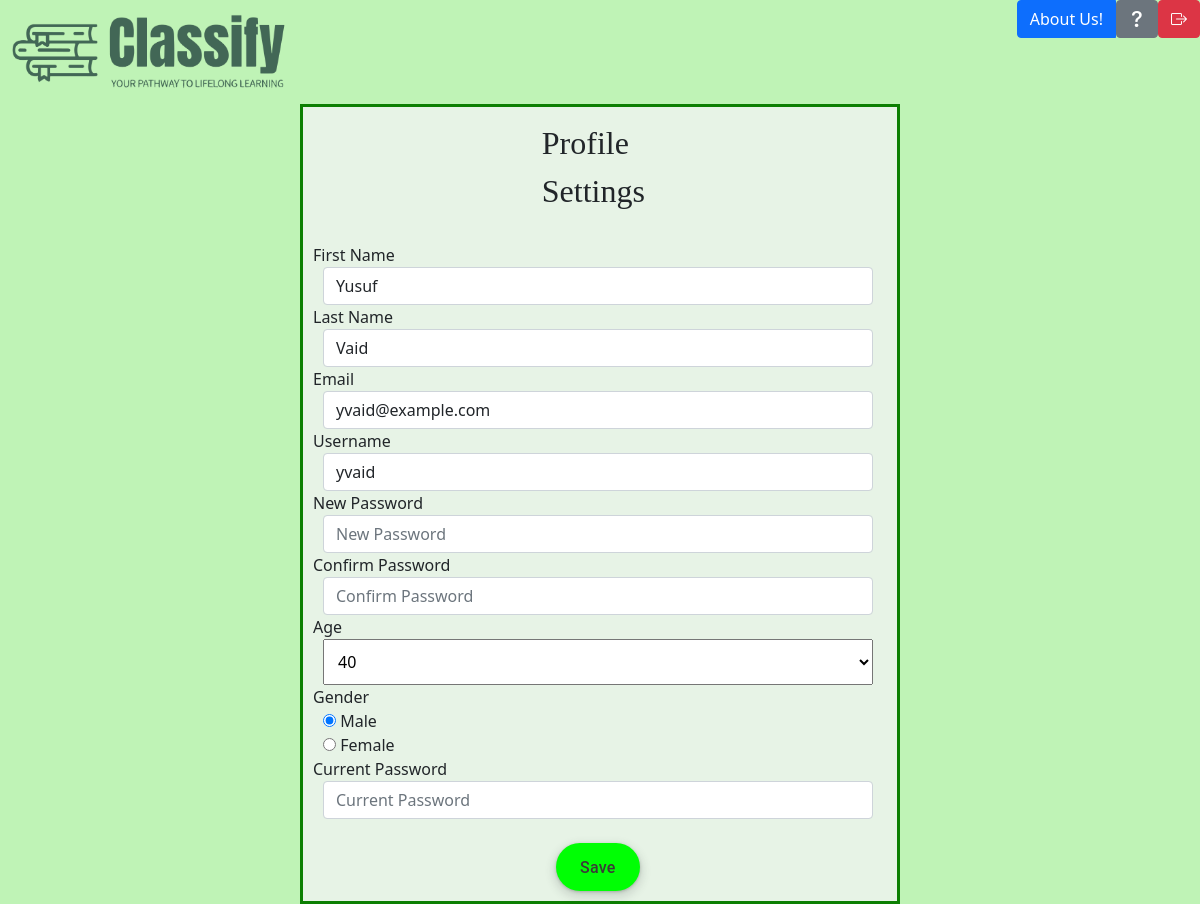
The app's page /student-settings (signed in) with its own data.
### app.py (models this page shows, shortened)
class User(db.Model, UserMixin):
    userID = db.Column(db.Integer, primary_key=True)
    first_name = db.Column(db.String(50), nullable=False)
    last_name = db.Column(db.String(50), nullable=False)
    email = db.Column(db.String(100), unique=True, nullable=False)
    username = db.Column(db.String(50), unique=True, nullable=False)
    password = db.Column(db.String(100), nullable=False)
    age = db.Column(db.Integer, nullable=False)
    gender = db.Column(db.String(10), nullable=False)
    role = db.Column(db.String(20), nullable=False, default='student')
    enrolled_courses = db.relationship('Course', secondary='registration', backref=db.backref('students', lazy='dynamic'))

### app.py (the view)
@app.route('/student-settings')
def studentSettings():
    user_email = session.get('user')
    user = User.query.filter_by(email=user_email).first()
    return render_template('student-settings.html', user=user)

### app.py (called while the page is built)
@login_manager.user_loader
def load_user(user_id):
    return User.query.get(int(user_id))

### templates/student-settings.html (shortened to what this page needs)
<!DOCTYPE html>
<html lang="en">
  <head>
    <link href="https://cdn.jsdelivr.net/npm/bootstrap@5.0.2/dist/css/bootstrap.min.css" rel="stylesheet">
    <link rel="stylesheet" href="https://cdn.jsdelivr.net/npm/bootstrap-icons@1.5.0/font/bootstrap-icons.css">
    <link href="static/css/styles.css" rel="stylesheet" type="text/css"/>
  </head>
  <body>
    <header>
      <a href="/student-home"><img class="logo" src="../static/images/classifylogoside.png"></a>
  <div class="btn-group">
      <a href="/about-us-student" class="btn btn-primary">About Us!</a>
      <a href="/faq-student"><button type="button" class="btn btn-secondary"><i class="bi-question-lg"></i></button></a>
      <a href="/"><button type="button" class="btn btn-danger"><i class="bi bi-box-arrow-right"></i></button></a>
    </div>
    </header>
    <form class="form-horizontal" method="POST" action="/update-student">
      <fieldset>
        <legend>Profile Settings</legend>
        <div class="form-group">
          <label class="col-md-4 control-label" for="first">First Name</label>
          <div class="col-md-4">
            <input id="first" name="first" type="text" placeholder="First Name" class="form-control" required="" value="{{ user.first_name }}">
          </div>
        </div>
        <div class="form-group">
          <label class="col-md-4 control-label" for="last">Last Name</label>
          <div class="col-md-4">
            <input id="last" name="last" type="text" placeholder="Last Name" class="form-control" required="" value="{{ user.last_name }}">
          </div>
        </div>
        <div class="form-group">
          <label class="col-md-4 control-label" for="email">Email</label>
          <div class="col-md-4">
            <input id="email" name="email" type="text" placeholder="Email" class="form-control" required="" value="{{ user.email }}">
          </div>
        </div>
        <div class="form-group">
          <label class="col-md-4 control-label" for="username">Username</label>
          <div class="col-md-4">
            <input id="username" name="username" type="text" placeholder="Username" class="form-control" required="" value="{{ user.username }}">
          </div>
        </div>
        <div class="form-group">
          <label class="col-md-4 control-label" for="new_password">New Password</label>
          <div class="col-md-4">
              <input id="new_password" name="new_password" type="password" placeholder="New Password" class="form-control">
          </div>
        </div>
        <div class="form-group">
          <label class="col-md-4 control-label" for="confirm_password">Confirm Password</label>
          <div class="col-md-4">
              <input id="confirm_password" name="confirm_password" type="password" placeholder="Confirm Password" class="form-control">
          </div>
        </div>
        <div class="form-group">
          <label class="col-md-4 control-label" for="selectbasic">Age</label>
          <div class="col-md-4">
            <select id="selectbasic" name="selectbasic" class="form-control2">
              {% for age in range(1, 101) %}
                <option value="{{ age }}" {% if user.age == age %}selected{% endif %}>{{ age }}</option>
              {% endfor %}
            </select>
          </div>
        </div>
        <div class="form-group">
          <label class="col-md-4 control-label" for="radios">Gender</label>
          <div class="col-md-4">
            <label class="radio-inline" for="radios-0">
              <input type="radio" name="radios" id="radios-0" value="1" checked="checked">
              Male
            </label>
            <label class="radio-inline" for="radios-1">
              <input type="radio" name="radios" id="radios-1" value="2">
              Female
            </label>
          </div>
        </div>
        <div class="form-group">
          <label class="col-md-4 control-label" for="current_password">Current Password</label>
          <div class="col-md-4">
            <input id="current_password" name="current_password" type="password" placeholder="Current Password" class="form-control" required>
          </div>
        </div>
        <div class="form-group">
          <div class="col-md-4">
              <button id="singlebutton" name="singlebutton" class="button-17" type="submit">Save</button>
          </div>
        </div>
      </fieldset>
    </form>
  </body>
</html>

### static/css/styles.css (style rules this page uses)
.logo { width: 300px; height: auto; padding: 10px; }
form { width: 600px ; margin: 0 auto; border: 3px solid #0c7f02; background-color: #e7f3e6; padding: 10px; }
label { text-align:left; width:100px; }
input { margin-left: 10px; }
.form-control { width:550px; }
.form-control2 { width:550px; margin-left: 10px; padding: 10px; }
body { background-color: #bff3b6; }
legend { width: 190px; padding: 2px; padding-bottom: 20px; margin-left: calc(47% - 35px - 8px); font-family: 'Times New Roman', Times, serif; font-size: xx-large; }
.button-17 { align-items: center; appearance: none; background-color: #00ff04; border-radius: 24px; border-style: none; box-shadow: rgba(0, 0, 0, .2) 0 3px 5px -1px,rgba(0, 0, 0, .14) 0 6px 10px 0,rgba(0, 0, 0, .12) 0 1px 18px 0; box-sizing: border-box; color: hsl(0, 2%, 23%); cursor: pointer; display: inline-flex; fill: currentcolor; font-family: "Google Sans",Roboto,Arial,sans-serif; font-size: 16px; font-weight: 500; height: 48px; justify-content: center; letter-spacing: .25px; line-height: normal; max-width: 100%; overflow: visible; padding: 2px 24px; position: relative; text-align: center; text-transform: none; transition: box-shadow 280ms cubic-bezier(.4, 0, .2, 1),opacity 15ms linear 30ms,transform 270ms cubic-bezier(0, 0, .2, 1) 0ms; user-select: none; -webkit-user-select: none; touch-action: manipulation; width: auto; will-change: transform,opacity; z-index: 0; margin-right: -135px; float: right; }
.button-17:not(:disabled) { box-shadow: rgba(60, 64, 67, .3) 0 1px 3px 0, rgba(60, 64, 67, .15) 0 4px 8px 3px; }
.btn-group { float: right; }

### records on screen
User: first "Yusuf", last "Vaid", email "yvaid@example.com", username "yvaid", selectbasic "40"
